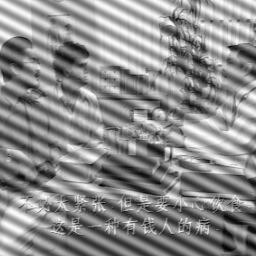
%> input picture lab/lab1/imgs/pck-int.jpg, 256 x 256 px
$ octave bandpass_filtering.m   (GNU Octave 9; MATLAB toolbox functions it lacks are replaced by stand-ins)
%> lines starting %> are read from the running program, lines starting %| are printed output that depends on the picture
Pc = imread("lab\lab1\imgs\pck-int.jpg");
%> Pc is the input picture: size 256x256 uint8; min 0, max 255, mean 139.3
caged_primate = imread("lab\lab1\imgs\primatecaged.jpg");
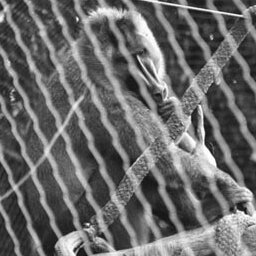
%> input picture lab/lab1/imgs/primatecaged.jpg, 256 x 256 px
%> caged_primate is the input picture: size 256x256x3 uint8; min 10, max 255, mean 106.7

img = im2gray(Pc);
img_caged = im2gray(caged_primate);

NoiseSuppression(img,7)
% [2 lines not run here, left out]
function NoiseSuppression(img, sizeNeighborhood)
%> called with sizeNeighborhood = 7
    [rows, cols] = size(img);
%> rows = 256; cols = 256

    % 2D Fourier Transform
    F = fft2(double(img));
    F_shift = fftshift(F);

    % Power spectrum
    S_shift = abs(F_shift).^2;

    % Display spectrum and select multiple peaks
    figure; imagesc(S_shift.^0.1); colormap('default'); title('Select peaks, press Enter when done');
%> after `title('Select peaks, press Enter when done')`:
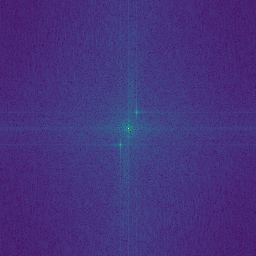
%> displayed picture: size 256x256x3, on the screen's scale of 0 to 255; mean R, G, B 69.2, 49.9, 125.4
%> (the run ends here)
